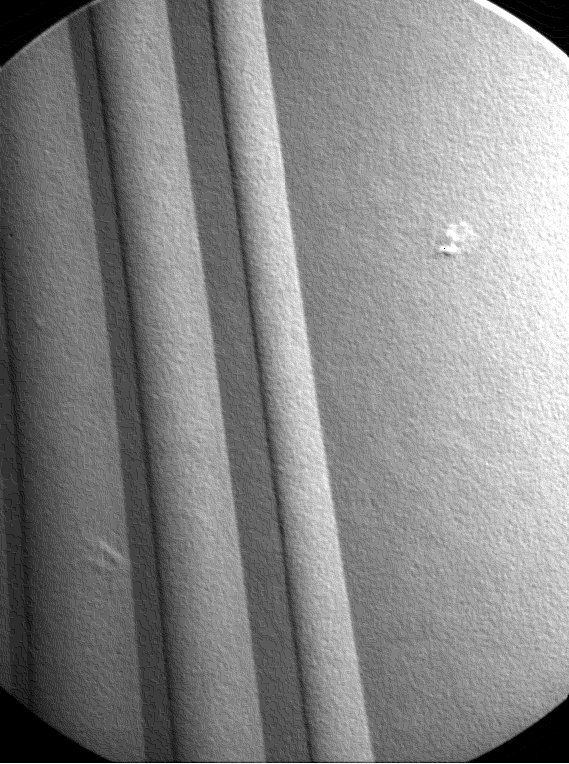
#> input picture Image_Segmentation/images/turbine_blade_black_dot.tif, 569 x 764 px; the run also reads 4 pictures not shown here
$ jupyter execute --allow-errors ec_dip_img_segm_01.ipynb   (older library calls are emulated)
#> lines starting #> are read from the running program, lines starting #| are printed output that depends on the picture; after the words box and inside, x2 and y2 are one past the last pixel; in counts of white or black regions, pixels touching at a corner belong together
### ec_img_utils.py
# -*- coding: utf-8 -*-
"""
Created on Thu Jan 21 21:51:16 2021

@author: Ernesto

Image processing module for ECE419

The purpose of this module is to compile/construct a collection of image
processing utilities as I progress through the course
"""
import numpy as np
import scipy
from tabulate import tabulate
import exifread

import skimage
import skimage.util
import skimage.restoration
from scipy.ndimage import convolve
from scipy.ndimage import correlate
import skimage.filters
import skimage.transform
from skimage import morphology

import matplotlib.pyplot as plt

# [25 lines left out: function get_img_info, not called in this run]


'''
READING IMAGE EXIF INFORMATION / METADATA
I WILL BE USING EXIFREAD FROM: https://pypi.org/project/ExifRead/

Matlab has a built-in function iminfo that returns metadata for image files.
My plan is to wrap some of exifread's functionality into a utility function to
extract meaningful information from image files
'''


# [22 lines left out: function get_exif_data, not called in this run]


def gray_img_comparison_plot(params):
    """
    Function to compare grayscale images. This is a utility function to declutter the notebooks since I keep on writing
    the same procedure over and over when comparing image processing results.
    @param params: dictionary with the following key-value pairs
                   - nrow: integer with number of subplots rows
                   - ncol: integer with number of subplots cols
                   - figsize: tuple with figure size
                   - images: list with images to plot
                   - titles: list with subplot titles

    @return: None - plots images side by side
    """
    # extract parameters
    nrow = params['nrow']
    ncol = params['ncol']
    size = params['figsize']

    # create subplots
    fig, axs = plt.subplots(nrow, ncol, figsize=size)
    axs = axs.ravel()

    # plot images
    for idx, img in enumerate(params['images']):
        axs[idx].imshow(img, cmap='gray')
        axs[idx].set_title(params['titles'][idx])
        axs[idx].axis('off')

    # check for odd number of subplots and delete extra ones
    if len(params['images']) != (nrow * ncol):
        # find the set difference
        set_diff = np.setdiff1d(np.arange(nrow * ncol), np.arange(len(params['images'])))

        for elm in set_diff:
            fig.delaxes(axs[elm])


# INTENSITY TRANSFORMATIONS FUNCTIONS

# [1112 lines left out: functions log_xfm, stretch_xfm, specified_xfm, intensity_xfms, dftuv, next_pwr_2 and 26 more, not called in this run]


def normalize_zero_one(img):
    """
    Function to normalize intensity values between [0,1]
    @param img: ndarray-like image
    @return: ndarray-like image normalized between 0 and 1
    """
    # convert image to float
    img = skimage.img_as_float(img)

    # normalize
    img_normalized = (img - img.min()) / (img.max() - img.min())

    return img_normalized


# [784 lines left out: functions colorgrad, color_space_conv, my_morph_reconst, custom_hole_fill, custom_hit_or_miss, custom_morph_boundary_detection and 9 more, not called in this run]

### Image_Segmentation/ec_dip_img_segm_01.ipynb
## Digital Image Processing, ECE419

Ernesto Colon

The Cooper Union Department of Electrical Engineering

March 13th, 2021

References:
- Digital Image Processing Using Matlab [DIPUM] by Gonzalez et al., 3rd ed
- Digital Image Processing by Gonzalez et al., 4th ed

**The following set of notes and example scripts are part of my independent study sessions and adapted from the
references outlined above. My main reference is DIPUM and complemented with online documentation. As I go through the
theory and textbook examples, I am translating the code and image processing techniques to Python.**

## Image Segmentation Notes / Exercises

[cell 1]
# Import libraries
import sys
sys.path.append('..')
import numpy as np
import matplotlib.pyplot as plt
import ec_img_utils
import skimage.util
from skimage import io
from matplotlib import colors
from scipy.ndimage import convolve
import skimage

In this section, we shift our attention from image processing techniques were both the input and output of our system
are images. Instead, we now seek to extract features or attributes from our input images. In particular, we will consider
segmentation, which consists of subdividing our image into regions.

First, we will explore point, lines, and edge detection which is a way to segment an image based on sharp or abrupt
transitions in the image's intensity values. Edge detection can be considered an image segmentation technique based on
intensity discontinuities.

**Some background**

Mathematically, we can represent segmentation as a process that partitions an image into $n$ subregions that satisfy the
following properties, where $R$ is the entire spatial region occupied by the image [DIPUM]:

a) $\bigcup\limits_{i=1}^{n} R_{i} = R$.

b) $R-i$ is a connected set for $i = 0, 1, 2, ..., n$.

c) $R_i \cap R_j = \emptyset$ for all valid values of $i$ and $j$, $i \neq j$.

d) $Q(R_i) = TRUE$ for $i = 0, 1, 2, ..., n$.

e) $Q(R_i \cup R_j) = FALSE$ for all adjacent regions $R_i$ and $R_j$.

Where $Q(R_k)$ is a *logical* *predicate* defined over the elements in the set $R_k$. For example, $Q$ can be a compound
predicate such as: $Q(R_i) = TRUE$ is the average intensity of the pixels in region $R_i$ is less than $m_i$ AND if the
standard deviation of the intensity values is greater than $\sigma_i$.

### Point, Line, and Edge Detection

Our main tools for segmenting points, lines, and edges in this section are derivative operators. For an image or digital
function, derivatives are computed as *finite differences*. [DIP] goes into details about deriving appropriate finite
difference equations to compute derivatives, but let's summarize the main findings here.

1) First-order derivatives generally produce thicker edges.

2) Second-order derivatives have a stronger response to fine detail, such as thin lines, isolated points, and noise.

3) Second-order derivatives produce a double-edge response at ramp and step transitions in intensity.

4) The sign of the second derivative can be used to determine whether a transition into an edge is from light to dark
(negative second-derivative) or dark to light (positive second derivative).

**Detection of Isolated Points**

Based on the conclusions summarized above, we can detect isolated points using the second derivative. We use the Laplacian
operator defined as:

\begin{equation}
\nabla^2\boldsymbol{f}(x,y) = \frac{\partial^2 f}{\partial x^2} f(x,y) + \frac{\partial^2 f}{\partial y^2} f(x,y)
\end{equation}

We can compute the Laplacian of an image using the Laplacian kernel shown below.

\begin{equation}
Lk  = \begin{bmatrix}
1 & 1 & 1\\
1 & -8 & 1\\
1 & 1 & 1
\end{bmatrix}
\end{equation}

We can then say that a point has been detected at location $(x,y)$ if the absolute value of the filter's response at that
location exceeds a specified threshold.

\begin{equation}
g(x,y) =
  \begin{cases}
                                   1 & \text{if}~~|Z(x,y)| \gt T \\
                                   0 & \text{otherwise}
  \end{cases}
\end{equation}

Let's find an isolated point... We will load an image with an artifact visible as a single black pixel in a jet turbine,
and try to isolate it.

[cell 2]
# load image
img_turbine = skimage.img_as_float(io.imread('./images/turbine_blade_black_dot.tif'))
img_turb_artifact = img_turbine[200:300, 400:500]

# define Laplacian kernel
lapl_krnl = (1/8) * np.array([[1, 1, 1],
                      [1, -8, 1],
                      [1, 1, 1]], dtype=np.float)

# compute the Laplacian
img_turb_lapl = convolve(img_turbine, lapl_krnl)
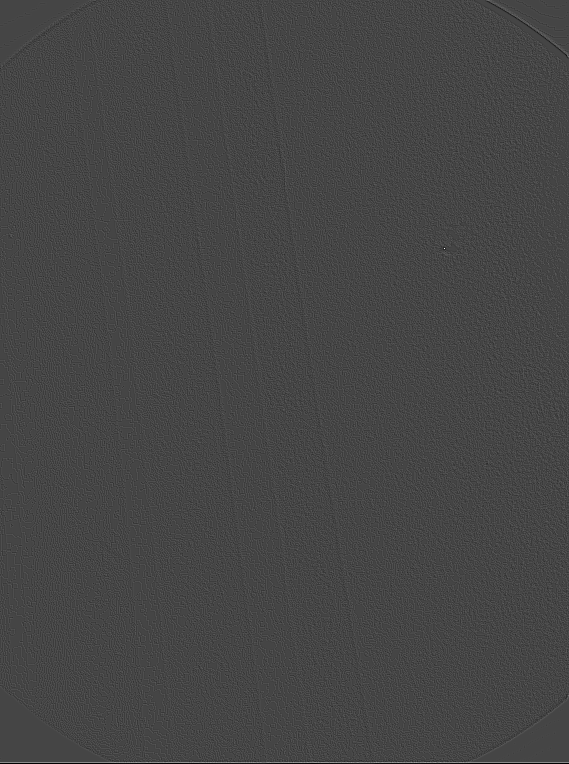
#> img_turb_lapl: shape (764, 569) float64; min -0.375, max 0.993, mean 4.58e-19; drawn with min black and max white

# threshold to isolate point

# compute threshold as 90% of the maximum value
thresh = 0.9 * np.max(np.abs(img_turb_lapl))
#> thresh = 0.894

# produce threshold image
img_turb_point = np.where(img_turb_lapl > thresh, 1, 0)
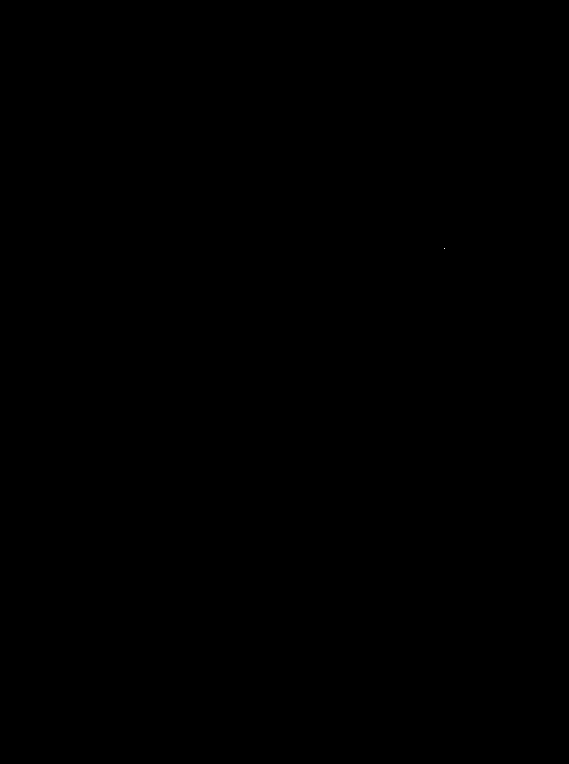
#> img_turb_point: shape (764, 569) int64; values 0 (black) and 1 (white), 0% white in thin lines or dots, all inside (x1, y1, x2, y2) = (444, 248, 445, 249)
img_turb_point = img_turb_point[200:300, 400:500]
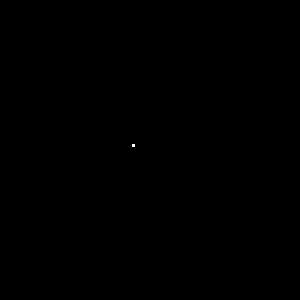
#> img_turb_point: shape (100, 100) int64 (shown 3 times larger); values 0 (black) and 1 (white), 0.01% white in thin lines or dots, all inside (x1, y1, x2, y2) = (44, 48, 45, 49)

# display images
ec_img_utils.gray_img_comparison_plot({'nrow' : 2,
                'ncol' : 2,
                'figsize' : (10, 10),
                'images' : [img_turbine, img_turb_artifact, img_turb_lapl, img_turb_point],
                'titles' : ['Original Image', 'Isolated Artifact Point', 'Laplacian Image', 'Isolated Point']})
#> in gray_img_comparison_plot, `nrow = params['nrow']`: nrow = 2
#> in gray_img_comparison_plot, `size = params['figsize']`: size = (10, 10)
#> the loop in gray_img_comparison_plot, `for idx, img in enumerate(params['images']):` made 4 passes

Note in the example above how we were able to isolate a single artifact point from our image. These type of operations
are useful when we know we have isolated points and trying to find artifacts or faults, but the approach is very crude
since the Laplacian of an image is very sucesptible to noise.

**Line Detection**

We can also use the Laplacian operator to detect lines in our images. From the conclusions summarized above, we know that
second derivatives tend to produce thinner lines than first derivatives, but they also produce double-edges. Let's take
a look at an example.

[cell 3]
# load circuit mask image
img_ckt = skimage.img_as_float(io.imread('./images/circuitmask.tif'))
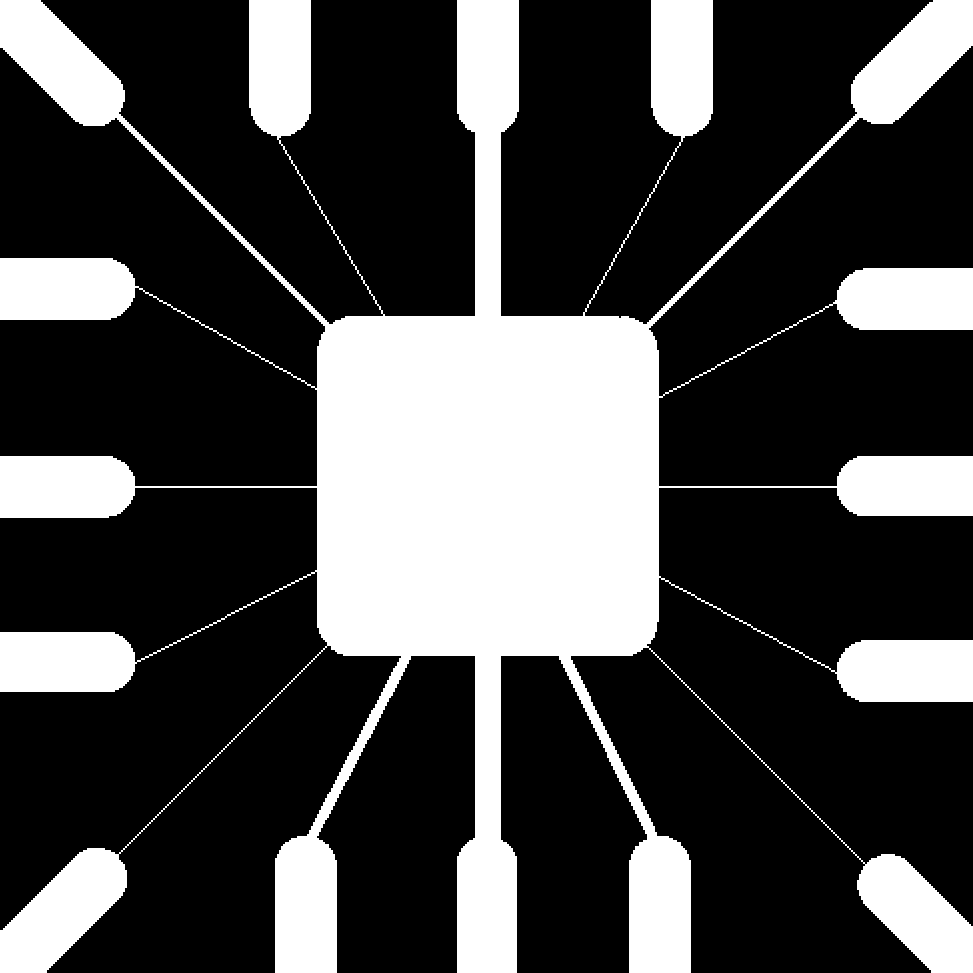
#> input picture Image_Segmentation/images/circuitmask.tif, 973 x 973 px
#> img_ckt: shape (973, 973) float64; values 0 (black) and 1 (white), 28.1% white; 1 white region, box (x1, y1, x2, y2) and area: (0, 0, 973, 973) 265583

# compute the Laplacian of our circuit mask image
img_ckt_lapl = convolve(img_ckt, lapl_krnl)

# take the absolute value of the Laplacian image, for experimentation
img_ckt_lapl_abs = np.abs(img_ckt_lapl)

# threshold the image instead
img_ckt_lapl_thresh = np.where(img_ckt_lapl > 0.0, 1, 0)
#> img_ckt_lapl_thresh: shape (973, 973) int64; values 0 (black) and 1 (white), 1.7% white in thin lines or dots

# display the images
ec_img_utils.gray_img_comparison_plot({'nrow' : 2,
                'ncol' : 2,
                'figsize' : (10, 10),
                'images' : [img_ckt, img_ckt_lapl, img_ckt_lapl_abs, img_ckt_lapl_thresh],
                'titles' : ['Original Circuit Mask Image', 'Laplacian Image',
                            'Absolute Value of\n Laplacian Image', 'Thresholded Laplacian Image']})
#> the loop in gray_img_comparison_plot (call 2), `for idx, img in enumerate(params['images']):` made 4 passes

Let's compute the difference between the absolute value of the Laplacian image and the thresholded binary edge map.

[cell 4]
img_ckt_edge_diff = img_ckt_lapl_abs - img_ckt_lapl_thresh
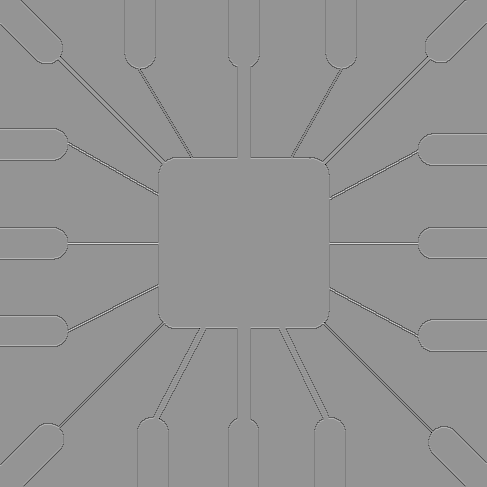
#> img_ckt_edge_diff: shape (973, 973) float64 (shown at 1/2 size); min -0.875, max 0.625, mean -0.00564; drawn with min black and max white
plt.figure()
plt.imshow(img_ckt_edge_diff, cmap='gray')
plt.title("Difference Between Absolute Value\n of Laplacian and Thresholded")
plt.axis('off');

Let's zoom into an area of interest to check what is happening with our image processing operations.

[cell 5]
img_ckt_zooms = [img_ckt[280:335, 450:530],
                 img_ckt_lapl[280:335, 450:530],
                 img_ckt_lapl_abs[280:335, 450:530],
                 img_ckt_lapl_thresh[280:335, 450:530]]

# display the images
ec_img_utils.gray_img_comparison_plot({'nrow' : 2,
                'ncol' : 2,
                'figsize' : (10, 10),
                'images' : img_ckt_zooms,
                'titles' : ['Original Circuit Mask Image', 'Laplacian Image',
                            'Absolute Value of\n Laplacian Image', 'Thresholded Laplacian Image']})

Note from the zoomed images displayed above that computing the absolute value of our Laplacian image produces a grayscale
image and not a clear delineation between what's an edge and what is not an edge. When the latter is needed, we're better
off thresholding our image as shown in the example above.

**Detecting lines in specified directions**

In the example outlined above, the Laplacian kernel is isotropic. That is, its response is independent of direction.
Sometimes we are interested in finding edges along a particular direction. For example, we can define the following
kernels and their associated directions.

*Horizontal*

\begin{equation}
k_{hor} = \begin{bmatrix}
-1 & -1 & -1\\
2 & 2 & 2\\
-1 & -1 & -1
\end{bmatrix}
\end{equation}

$+45^{\circ}$

\begin{equation}
k_{+45} = \begin{bmatrix}
2 & -1 & -1\\
-1 & 2 & -1\\
-1 & -1 & 2
\end{bmatrix}
\end{equation}

*Vertical*

\begin{equation}
k_{ver} = \begin{bmatrix}
-1 & 2 & -1\\
-1 & 2 & -1\\
-1 & 2 & -1
\end{bmatrix}
\end{equation}

$-45^{\circ}$

\begin{equation}
k_{-45} = \begin{bmatrix}
-1 & -1 & 2\\
-1 & 2 & -1\\
2 & -1 & -1
\end{bmatrix}
\end{equation}

Let's try these kernels out with our circuit mask image...

[cell 6]
def directional_laplacian_krnl(dir='isotropic'):
    """
    Function to return a Laplacian kernel given a direction string
    @param dir: string specifying Laplacian kernel's direction
    @return: 3x3 ndarray with Laplacian kernel
    """

    if dir == 'isotropic':
        krnl = np.array([[1, 1, 1],
                        [1, -8, 1],
                        [1, 1, 1]], dtype=np.float)

    if dir == 'horizontal':
        krnl = np.array([[-1, -1, -1],
                        [2, 2, 2],
                        [-1, -1, -1]], dtype=np.float)

    if dir == 'vertical':
        krnl = np.array([[-1, 2, -1],
                        [-1, 2, -1],
                        [-1, 2, -1]], dtype=np.float)

    if dir == 'pos_45':
        krnl = np.array([[2, -1, -1],
                         [-1, 2, -1],
                         [-1, -1, 2]], dtype=np.float)

    if dir == 'neg_45':
        krnl = np.array([[-1, -1, 2],
                         [-1, 2, -1],
                         [2, -1, -1]], dtype=np.float)

    return krnl

[cell 7]
# Detect lines in multiple directions
directions = ['isotropic', 'horizontal', 'vertical', 'pos_45', 'neg_45']

ckt_lines_lst = list()

for dir in directions:

    # compute the Laplacian
    lpl = convolve(img_ckt, directional_laplacian_krnl(dir))

    #threshold
    lpl = np.where(lpl > 0, 1, 0)

    # store
    ckt_lines_lst.append(lpl)
#> after the loop, ckt_lines_lst = 5 items

# display results
ec_img_utils.gray_img_comparison_plot({'nrow' : 2,
                'ncol' : 3,
                'figsize' : (15, 10),
                'images' : ckt_lines_lst,
                'titles' : directions})
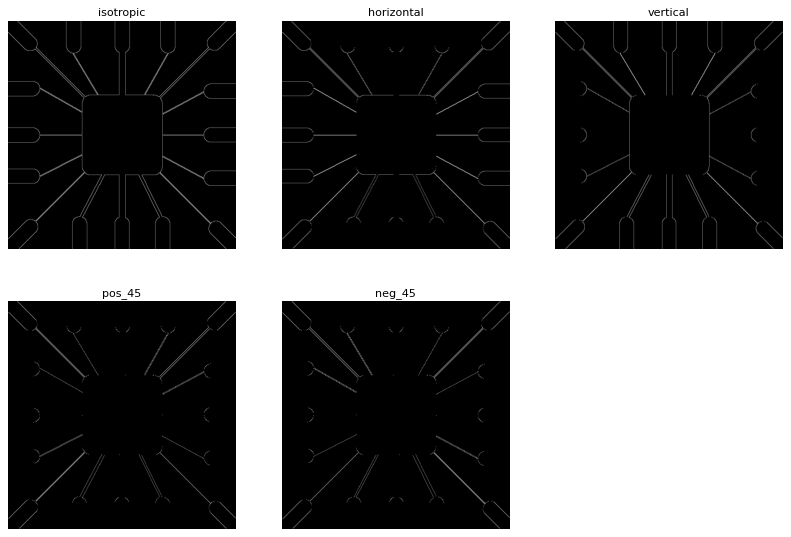
#> figure drawn by matplotlib, 5 panels

Note how the horizontal and vertical Laplacian responses vary in the directions of maximum responses. The horizontal
Laplacian edge map contains pronounced horizontal lines in our circuit mask and the opposite is true for our vertical
lines map. Similarly, we see that the positive and negative $45^{\circ}$ line maps have opposite regions of maximum
intensity.

If we repeat the experiment, but this time thresholding with a higher value, we can be more aggressive and separate the
lines along the individual directions more.

**Edge Detection**

As described previously, edge detection is a form of image segmentation based on intensity discontinuities. In edge
detection, objects or regions in the image are differentiated from the background by detecting their boundaries.

The first and second order derivatives of an image are used to detect the intensity discontinuities. We can compute the
first-order derivative with the gradient operator. The gradient of a 2D function $f(x,y)$ is defined as:

\begin{equation}
\nabla[\boldsymbol{f}(x,y)] =
\begin{bmatrix} g_x \\ g_y \end{bmatrix} =
\begin{bmatrix} \frac{\partial f}{\partial x} \\ \frac{\partial f}{\partial y} \end{bmatrix}
\end{equation}

The magnitude of the gradient is defined as:

\begin{equation}
|\nabla\boldsymbol{f}(x,y)| = [g_x^2 + g_y^2]^{1/2} \approx |g_x| + |g_y|
\end{equation}

and the direction of maximum rate of change can be found as the arctangent of the vertical to the horizontal gradients.
Note that this is a *four-quadrant* arctangent.

\begin{equation}
\alpha(x,y) = tan^{-1}\frac{g_y}{g_x}
\end{equation}

Second-order derivatives for image processing are usually computed using the *Laplacian* operator. The Laplacian of a 2D
function $f(x,y)$ is defined as:

\begin{equation}
\nabla^2\boldsymbol{f}(x,y) = \frac{\partial^2 f}{\partial x^2} f(x,y) + \frac{\partial^2 f}{\partial y^2} f(x,y)
\end{equation}

As described in [DIPUM], the Laplacian of an image is highly sensitive to noise, and its magnitude is prone to producing
double edges. However, it is still used as a pre-processing step in more advanced edge detection algorithms.

#### Sobel Edge Detector

The Sobel edge detector approximates the first-order derivatives as discrete differences in a small pixel neighborhood
as shown below.

\begin{equation}
Neighborhood = \begin{bmatrix}
z_1 & z_2 & z_3\\
z_4 & z_5 & z_6\\
z_7 & z_8 & z_9
\end{bmatrix}
\end{equation}

\begin{equation}
g_x = (z_1 + 2z_2 + z_3) - (z_7 + 2z_8 + z_9)
\end{equation}

\begin{equation}
g_y = (z_1 + 2z_4 + z_7) - (z_3 + 2z_6 + z_9)
\end{equation}

And the corresponding Sobel kernels are as shown below.

\begin{equation}
Sobel_x = \begin{bmatrix}
1 & 2 & 1\\
0 & 0 & 0\\
-1 & -2 & -1
\end{bmatrix}
\end{equation}

\begin{equation}
Sobel_y = \begin{bmatrix}
1 & 0 & -1\\
2 & 0 & -2\\
1 & 0 & -1
\end{bmatrix}
\end{equation}

We can compute the gradient as the square root of the sum in quadrature of the x- and y-gradients as outlined above.

Let's try this out... First, let's compute the gradient images in the horizontal and vertical directions.

[cell 8]
# Load building image
img_building = io.imread('./images/building.tif')
#> (the rest of the program and of its run is left out)
